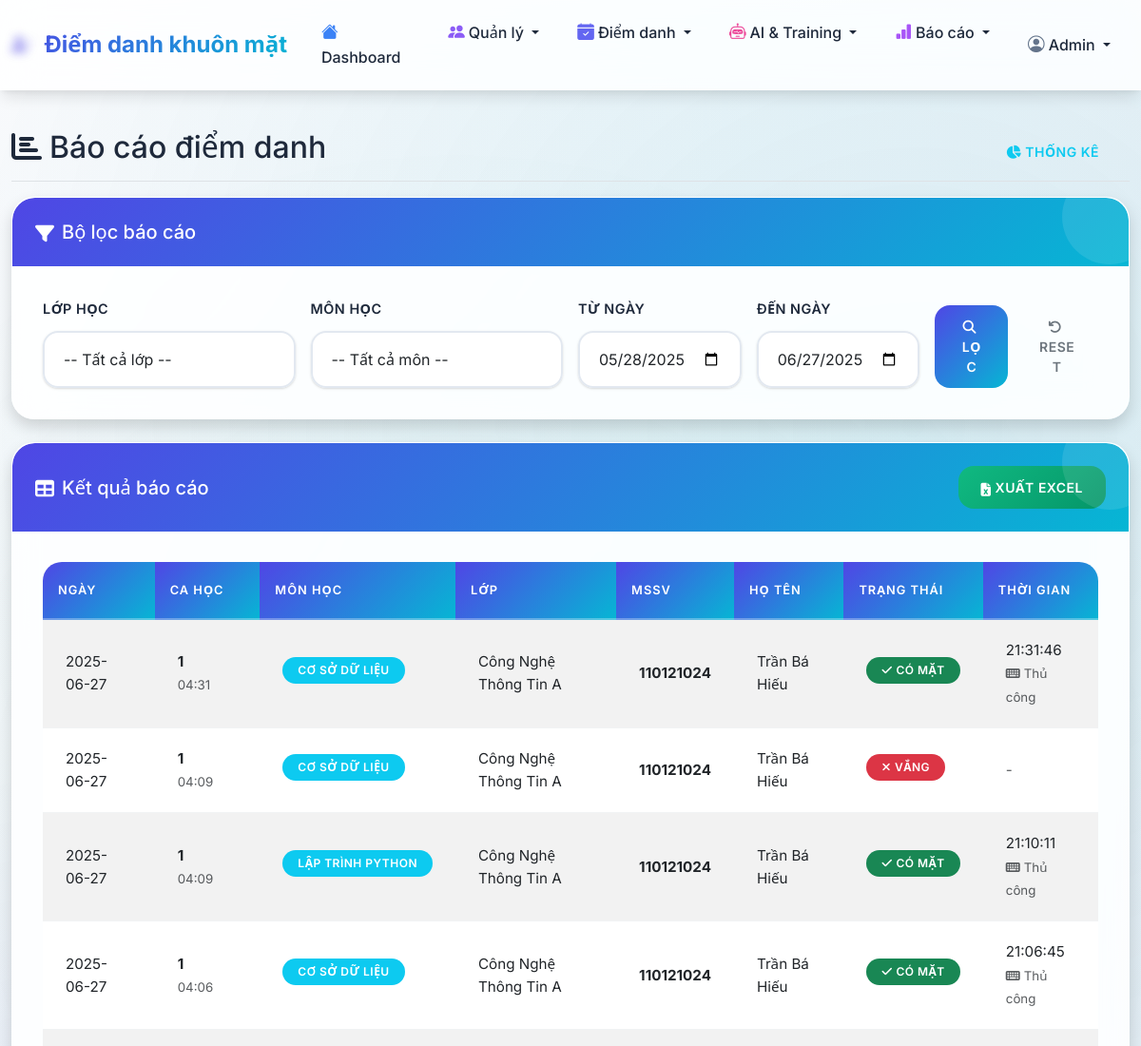
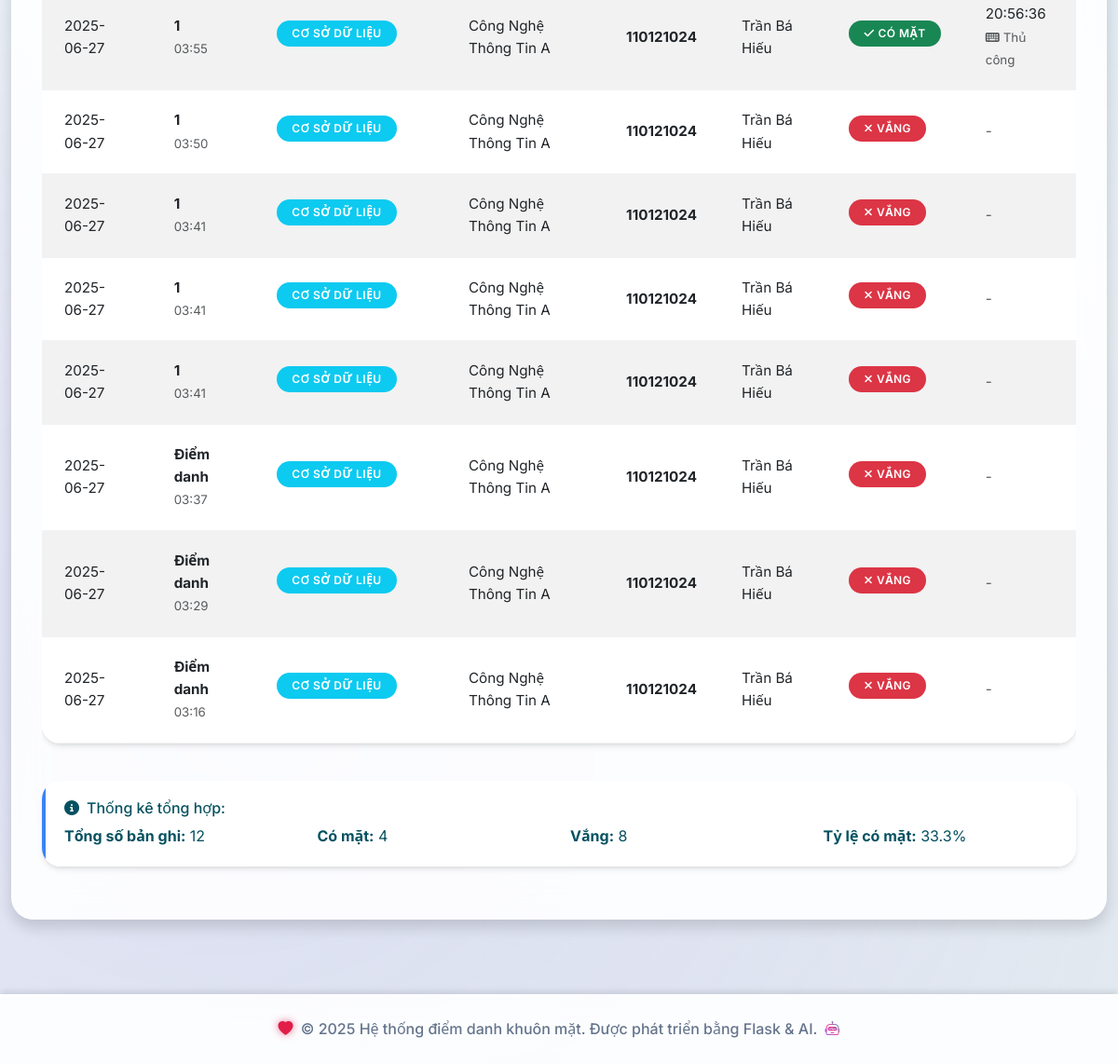
Before: /reports/attendance with the older database file (2 pictures, top to bottom).
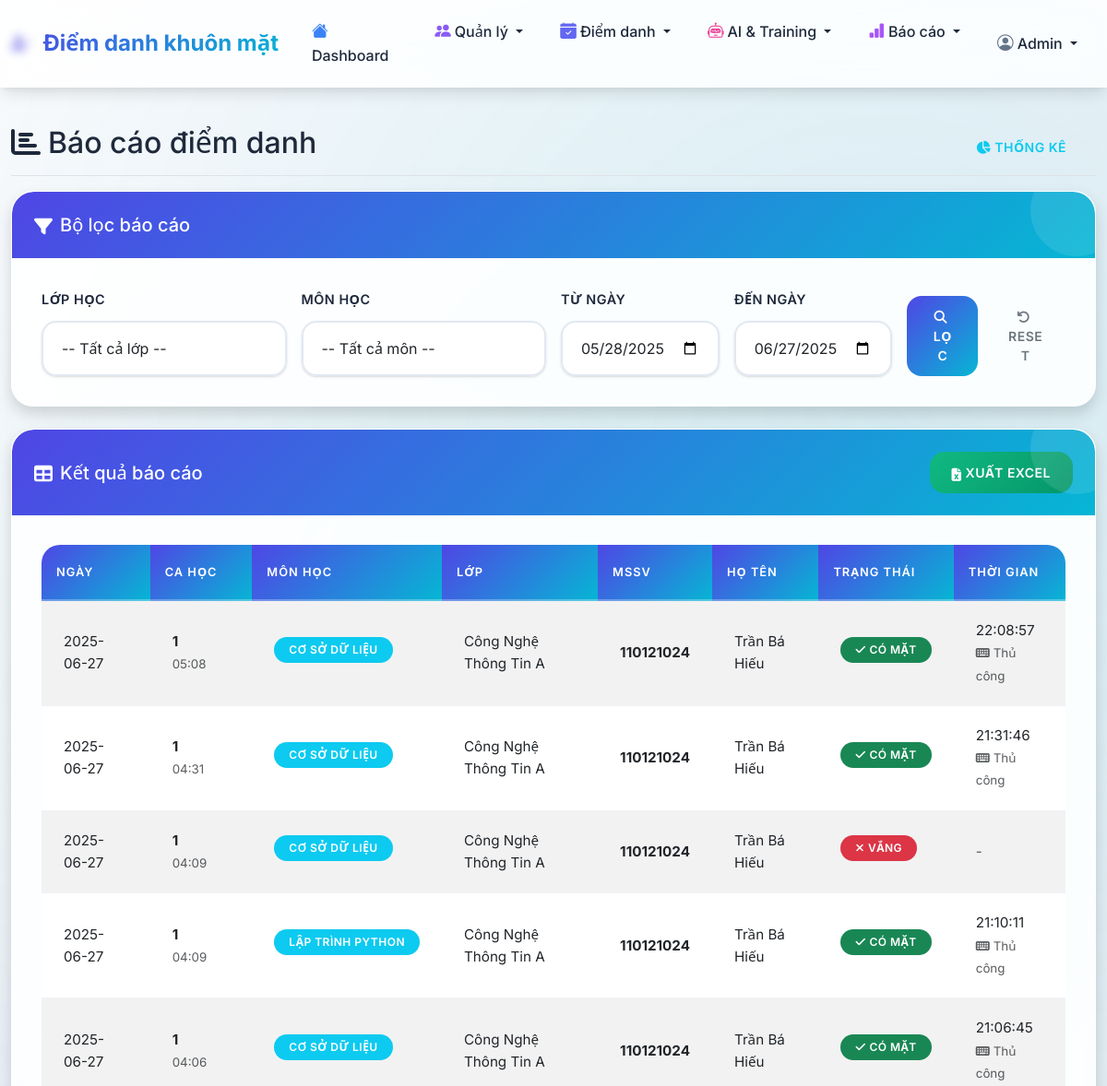
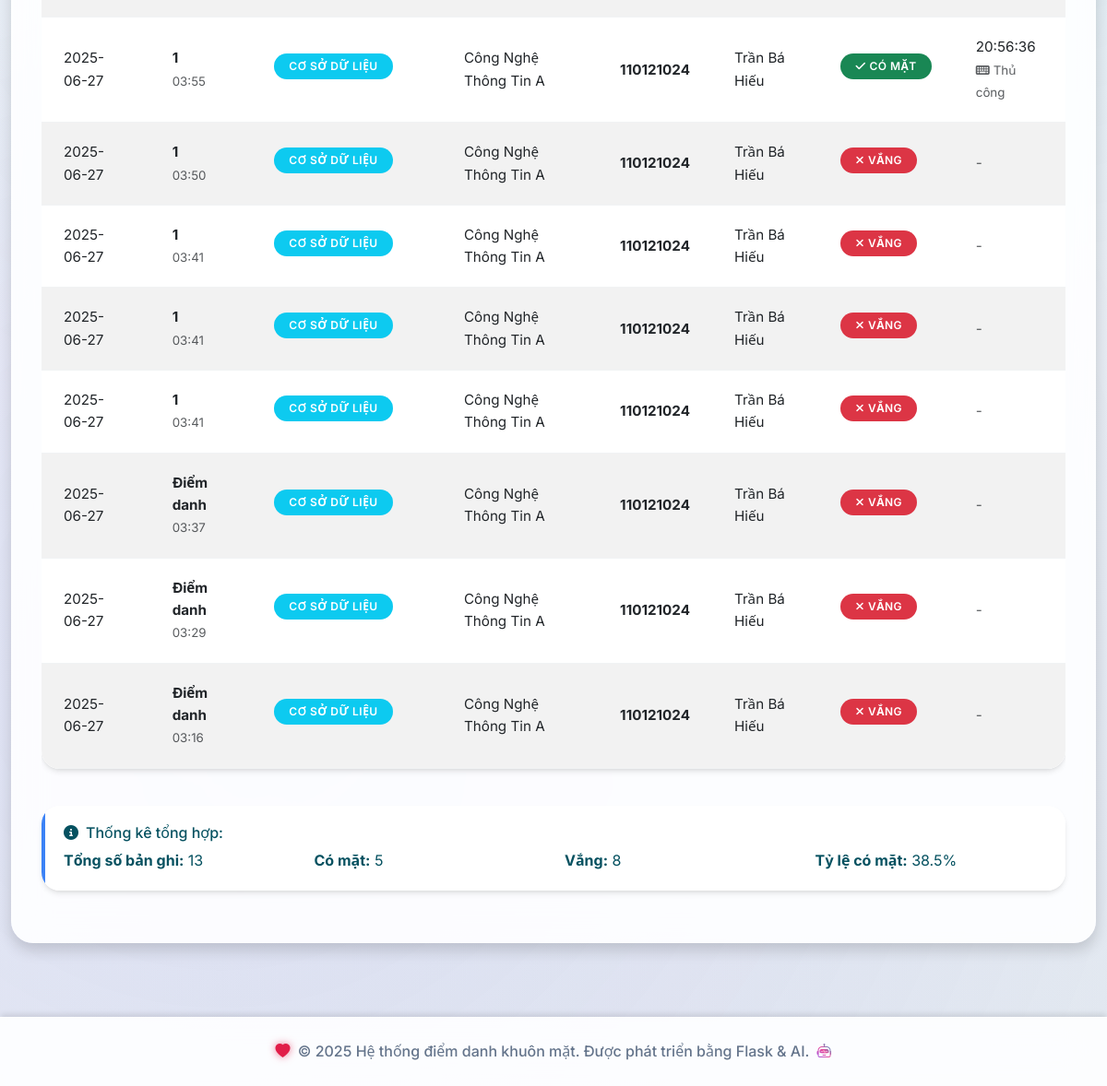
After: the same page with the newer database file (2 pictures, top to bottom).
### tables this page shows
CREATE TABLE attendance_records (
            id INTEGER PRIMARY KEY AUTOINCREMENT,
            session_id INTEGER NOT NULL,
            student_id INTEGER NOT NULL,
            attendance_time TIMESTAMP DEFAULT CURRENT_TIMESTAMP,
            status TEXT DEFAULT 'present',
            method TEXT DEFAULT 'face_recognition',
            confidence REAL,
            FOREIGN KEY (session_id) REFERENCES attendance_sessions (id),
            FOREIGN KEY (student_id) REFERENCES students (id),
            UNIQUE(session_id, student_id)
        );

CREATE TABLE attendance_sessions (
            id INTEGER PRIMARY KEY AUTOINCREMENT,
            session_name TEXT NOT NULL,
            subject_id INTEGER NOT NULL,
            class_id INTEGER NOT NULL,
            session_date DATE NOT NULL,
            start_time TIME NOT NULL,
            end_time TIME,
            status TEXT DEFAULT 'active',
            created_at TIMESTAMP DEFAULT CURRENT_TIMESTAMP,
            FOREIGN KEY (subject_id) REFERENCES subjects (id),
            FOREIGN KEY (class_id) REFERENCES classes (id)
        );

CREATE TABLE subjects (
            id INTEGER PRIMARY KEY AUTOINCREMENT,
            subject_code TEXT UNIQUE NOT NULL,
            subject_name TEXT NOT NULL,
            description TEXT,
            created_at TIMESTAMP DEFAULT CURRENT_TIMESTAMP
        );

CREATE TABLE classes (
            id INTEGER PRIMARY KEY AUTOINCREMENT,
            class_code TEXT UNIQUE NOT NULL,
            class_name TEXT NOT NULL,
            description TEXT,
            created_at TIMESTAMP DEFAULT CURRENT_TIMESTAMP
        );

CREATE TABLE students (
            id INTEGER PRIMARY KEY AUTOINCREMENT,
            student_id TEXT UNIQUE NOT NULL,
            full_name TEXT NOT NULL,
            class_id INTEGER NOT NULL,
            photo_path TEXT,
            face_encoding TEXT,
            created_at TIMESTAMP DEFAULT CURRENT_TIMESTAMP,
            FOREIGN KEY (class_id) REFERENCES classes (id)
        );

### routes/reports.py (the view)
@reports_bp.route('/attendance')
def attendance_report():
    conn = get_db_connection()
    classes = conn.execute('SELECT id, class_code, class_name FROM classes ORDER BY class_name').fetchall()
    subjects = conn.execute('SELECT id, subject_code, subject_name FROM subjects ORDER BY subject_name').fetchall()
    class_id = request.args.get('class_id', type=int)
    subject_id = request.args.get('subject_id', type=int)
    start_date = request.args.get('start_date')
    end_date = request.args.get('end_date')
    query = '''
        SELECT ast.session_date, ast.session_name, ast.start_time,
               s.subject_name, c.class_name,
               st.student_id, st.full_name,
               ar.attendance_time, ar.status, ar.method,
               CASE WHEN ar.id IS NULL THEN 'absent' ELSE ar.status END as final_status
        FROM attendance_sessions ast
        JOIN subjects s ON ast.subject_id = s.id
        JOIN classes c ON ast.class_id = c.id
        JOIN students st ON st.class_id = c.id
        LEFT JOIN attendance_records ar ON ar.session_id = ast.id AND ar.student_id = st.id
        WHERE 1=1
    '''
    params = []
    if class_id:
        query += ' AND c.id = ?'
        params.append(class_id)
    if subject_id:
        query += ' AND s.id = ?'
        params.append(subject_id)
    if start_date:
        query += ' AND ast.session_date >= ?'
        params.append(start_date)
    if end_date:
        query += ' AND ast.session_date <= ?'
        params.append(end_date)
    query += ' ORDER BY ast.session_date DESC, ast.start_time DESC, st.full_name'
    records = conn.execute(query, params).fetchall()
    conn.close()
    return render_template('reports/attendance.html',
                         records=records,
                         classes=classes,
                         subjects=subjects,
                         filters={
                             'class_id': class_id,
                             'subject_id': subject_id,
                             'start_date': start_date,
                             'end_date': end_date
                         })

### models/database.py (called while the page is built)
def get_db_connection():
    conn = sqlite3.connect(DATABASE_PATH)
    conn.row_factory = sqlite3.Row
    return conn

### templates/reports/attendance.html (shortened to what this page needs)
{% extends "base.html" %}
{% block content %}
<div class="d-flex justify-content-between flex-wrap flex-md-nowrap align-items-center pt-3 pb-2 mb-3 border-bottom">
    <h1 class="h2"><i class="fas fa-chart-bar me-2"></i>Báo cáo điểm danh</h1>
    <div class="btn-toolbar mb-2 mb-md-0">
        <div class="btn-group me-2">
            <a href="{{ url_for('reports.statistics') }}" class="btn btn-outline-info">
                <i class="fas fa-chart-pie me-1"></i>Thống kê
            </a>
        </div>
    </div>
</div>
<div class="card shadow mb-4">
    <div class="card-header">
        <h5 class="mb-0">
            <i class="fas fa-filter me-2"></i>Bộ lọc báo cáo
        </h5>
    </div>
    <div class="card-body">
        <form method="GET" class="row g-3">
            <div class="col-md-3">
                <label for="class_id" class="form-label">Lớp học</label>
                <select class="form-select" id="class_id" name="class_id">
                    <option value="">-- Tất cả lớp --</option>
                </select>
            </div>
            <div class="col-md-3">
                <label for="subject_id" class="form-label">Môn học</label>
                <select class="form-select" id="subject_id" name="subject_id">
                    <option value="">-- Tất cả môn --</option>
                </select>
            </div>
            <div class="col-md-2">
                <label for="start_date" class="form-label">Từ ngày</label>
                <input type="date" class="form-control" id="start_date" name="start_date"
                       value="{{ filters.start_date or '' }}">
            </div>
            <div class="col-md-2">
                <label for="end_date" class="form-label">Đến ngày</label>
                <input type="date" class="form-control" id="end_date" name="end_date"
                       value="{{ filters.end_date or '' }}">
            </div>
            <div class="col-md-2 d-flex align-items-end">
                <button type="submit" class="btn btn-primary me-2">
                    <i class="fas fa-search me-1"></i>Lọc
                </button>
                <a href="{{ url_for('reports.attendance_report') }}" class="btn btn-outline-secondary">
                    <i class="fas fa-undo me-1"></i>Reset
                </a>
            </div>
        </form>
    </div>
</div>
<div class="card shadow">
    <div class="card-header d-flex justify-content-between align-items-center">
        <h5 class="mb-0">
            <i class="fas fa-table me-2"></i>Kết quả báo cáo
        </h5>
        {% if records %}
        <a href="{{ url_for('reports.export_excel', **filters) }}" class="btn btn-success">
            <i class="fas fa-file-excel me-1"></i>Xuất Excel
        </a>
        {% endif %}
    </div>
    <div class="card-body">
        {% if records %}
            <div class="table-responsive">
                <table class="table table-striped table-hover">
                    <thead>
                        <tr>
                            <th>Ngày</th>
                            <th>Ca học</th>
                            <th>Môn học</th>
                            <th>Lớp</th>
                            <th>MSSV</th>
                            <th>Họ tên</th>
                            <th>Trạng thái</th>
                            <th>Thời gian</th>
                        </tr>
                    </thead>
                    <tbody>
                        {% for record in records %}
                        <tr>
                            <td>{{ record.session_date }}</td>
                            <td>
                                <strong>{{ record.session_name }}</strong>
                                <br><small class="text-muted">{{ record.start_time }}</small>
                            </td>
                            <td>
                                <span class="badge bg-info">{{ record.subject_name }}</span>
                            </td>
                            <td>{{ record.class_name }}</td>
                            <td><strong>{{ record.student_id }}</strong></td>
                            <td>{{ record.full_name }}</td>
                            <td>
                                {% if record.final_status == 'present' %}
                                    <span class="badge bg-success">
                                        <i class="fas fa-check me-1"></i>Có mặt
                                    </span>
                                {% else %}
                                    <span class="badge bg-danger">
                                        <i class="fas fa-times me-1"></i>Vắng
                                    </span>
                                {% endif %}
                            </td>
                            <td>
                                {% if record.attendance_time %}
                                    {{ record.attendance_time.split(' ')[1] if ' ' in record.attendance_time else record.attendance_time }}
                                    {% if record.method %}
                                        <br><small class="text-muted">
                                            {% if record.method == 'face_recognition' %}
                                                <i class="fas fa-camera me-1"></i>Nhận diện
                                            {% else %}
                                                <i class="fas fa-keyboard me-1"></i>Thủ công
                                            {% endif %}
                                        </small>
                                    {% endif %}
                                {% else %}
                                    <span class="text-muted">-</span>
                                {% endif %}
                            </td>
                        </tr>
                        {% endfor %}
                    </tbody>
                </table>
            </div>
            <div class="row mt-4">
                <div class="col-md-12">
                    <div class="alert alert-info">
                        <h6><i class="fas fa-info-circle me-2"></i>Thống kê tổng hợp:</h6>
                        <div class="row">
                            <div class="col-md-3">
                                <strong>Tổng số bản ghi:</strong> {{ records|length }}
                            </div>
                            <div class="col-md-3">
                                <strong>Có mặt:</strong> {{ records|selectattr('final_status', 'equalto', 'present')|list|length }}
                            </div>
                            <div class="col-md-3">
                                <strong>Vắng:</strong> {{ records|selectattr('final_status', 'equalto', 'absent')|list|length }}
                            </div>
                            <div class="col-md-3">
                                <strong>Tỷ lệ có mặt:</strong>
                                {% set present_count = records|selectattr('final_status', 'equalto', 'present')|list|length %}
                                {% set total_count = records|length %}
                                {% if total_count > 0 %}
                                    {{ "%.1f"|format((present_count / total_count * 100)) }}%
                                {% else %}
                                    0%
                                {% endif %}
                            </div>
                        </div>
                    </div>
                </div>
            </div>
        {% else %}
            <div class="text-center py-5">
                <i class="fas fa-search fa-3x text-muted mb-3"></i>
                <h5 class="text-muted">Không tìm thấy dữ liệu</h5>
                <p class="text-muted">Hãy thử điều chỉnh bộ lọc để tìm kiếm dữ liệu phù hợp</p>
            </div>
        {% endif %}
    </div>
</div>
{% endblock %}

### templates/base.html (shortened to what this page needs)
<!DOCTYPE html>
<html lang="vi">
  <head>
    <link href="https://cdn.jsdelivr.net/npm/bootstrap@5.3.0/dist/css/bootstrap.min.css" rel="stylesheet" />
    <link rel="stylesheet" href="https://cdn.jsdelivr.net/npm/@tabler/icons@latest/icons-sprite.svg" />
    <link rel="stylesheet" href="https://cdn.jsdelivr.net/npm/bootstrap-icons@1.11.0/font/bootstrap-icons.css" />
    <link rel="stylesheet" href="https://cdn.jsdelivr.net/npm/heroicons@2.0.18/24/outline/index.css" />
    <link href="https://cdnjs.cloudflare.com/ajax/libs/font-awesome/6.4.0/css/all.min.css" rel="stylesheet" />
    <link href="{{ url_for('static', filename='css/style.css') }}" rel="stylesheet" />
  </head>
  <body>
    <nav class="navbar navbar-expand-lg navbar-light fixed-top">
      <div class="container-fluid">
        <a class="navbar-brand" href="{{ url_for('index') }}">
          <i class="bi bi-person-check-fill icon-dashboard me-2"></i>
          Điểm danh khuôn mặt
        </a>
        <div class="collapse navbar-collapse" id="navbarNav">
          <ul class="navbar-nav me-auto">
            <li class="nav-item">
              <a class="nav-link" href="{{ url_for('index') }}"> <i class="bi bi-house-fill icon-dashboard me-1"></i>Dashboard </a>
            </li>
            <li class="nav-item dropdown">
              <a class="nav-link dropdown-toggle" href="#" id="navbarDropdown" role="button" data-bs-toggle="dropdown"> <i class="bi bi-people-fill icon-manage me-1"></i>Quản lý </a>
            </li>
            <li class="nav-item dropdown">
              <a class="nav-link dropdown-toggle" href="#" role="button" data-bs-toggle="dropdown"> <i class="bi bi-calendar-check-fill icon-attendance me-1"></i>Điểm danh </a>
            </li>
            <li class="nav-item dropdown">
              <a class="nav-link dropdown-toggle" href="#" role="button" data-bs-toggle="dropdown"> <i class="bi bi-robot icon-ai me-1"></i>AI & Training </a>
            </li>
            <li class="nav-item dropdown">
              <a class="nav-link dropdown-toggle" href="#" role="button" data-bs-toggle="dropdown"> <i class="bi bi-bar-chart-fill icon-report me-1"></i>Báo cáo </a>
            </li>
          </ul>
          <ul class="navbar-nav">
            <li class="nav-item dropdown">
              <a class="nav-link dropdown-toggle" href="#" role="button" data-bs-toggle="dropdown"> <i class="bi bi-person-circle icon-admin me-1"></i>Admin </a>
            </li>
          </ul>
        </div>
      </div>
    </nav>
    <main class="main-content">
      <div class="container-fluid">
         {% block content %}{% endblock %}
      </div>
    </main>
    <footer class="text-center py-4">
      <div class="container">
        <p class="mb-0">
          <i class="bi bi-heart-fill icon-heart me-1"></i>
          &copy; 2025 Hệ thống điểm danh khuôn mặt. Được phát triển bằng Flask & AI.
          <i class="bi bi-robot icon-robot ms-1"></i>
        </p>
      </div>
    </footer>
  </body>
</html>

Changed rows visible on the page:
added attendance_records: session_date "2025-06-27", session_name "1", start_time "05:08", subject_name "CƠ SỞ DỮ LIỆU", class_name "Công Nghệ Thông Tin A", student_id "110121024", full_name "Trần Bá Hiếu", shows "CÓ MẶT", attendance_time "22:08:57", shows "Thủ công"
Other visible differences:
{{ records|length }}: "12" → "13"
{{ records|selectattr('final_status', 'equalto', 'present')|list|length }}: "4" → "5"
{{ "%.1f"|format((present_count / total_count * 100)) }}: "33.3" → "38.5"
